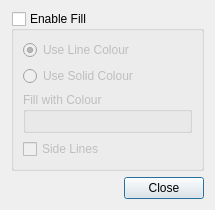
<?xml version="1.0" encoding="UTF-8"?>
<ui version="4.0">
 <class>Dialog</class>
 <widget class="QDialog" name="Dialog">
  <property name="geometry">
   <rect>
    <x>0</x>
    <y>0</y>
    <width>215</width>
    <height>198</height>
   </rect>
  </property>
  <property name="windowTitle">
   <string>Fill Area Dialog</string>
  </property>
  <layout class="QGridLayout" name="gridLayout">
   <item row="0" column="0">
    <widget class="QGroupBox" name="enable_fill_group_box">
     <property name="title">
      <string>Enable Fill</string>
     </property>
     <property name="flat">
      <bool>false</bool>
     </property>
     <property name="checkable">
      <bool>true</bool>
     </property>
     <property name="checked">
      <bool>false</bool>
     </property>
     <layout class="QGridLayout" name="gridLayout_3">
      <item row="0" column="0">
       <layout class="QVBoxLayout" name="vertical_layout">
        <item>
         <widget class="QRadioButton" name="use_line_colour_radio_button">
          <property name="text">
           <string>Use Line Colour</string>
          </property>
          <property name="checked">
           <bool>true</bool>
          </property>
         </widget>
        </item>
        <item>
         <widget class="QRadioButton" name="use_solid_colour_radio_button">
          <property name="text">
           <string>Use Solid Colour</string>
          </property>
         </widget>
        </item>
        <item>
         <widget class="QGroupBox" name="fill_with_colour_group_box">
          <property name="title">
           <string>Fill with Colour</string>
          </property>
          <layout class="QGridLayout" name="gridLayout_2">
           <item row="0" column="0" rowspan="2">
            <layout class="QVBoxLayout" name="vertical_layout_2">
             <item>
              <widget class="QWidget" name="colour_selector_dummy_widget" native="true"/>
             </item>
            </layout>
           </item>
          </layout>
         </widget>
        </item>
       </layout>
      </item>
      <item row="1" column="0">
       <widget class="QCheckBox" name="side_lines_check_box">
        <property name="text">
         <string>Side Lines</string>
        </property>
       </widget>
      </item>
     </layout>
    </widget>
   </item>
   <item row="1" column="0">
    <layout class="QHBoxLayout" name="horizontalLayout">
     <item>
      <spacer name="horizontalSpacer">
       <property name="orientation">
        <enum>Qt::Horizontal</enum>
       </property>
       <property name="sizeHint" stdset="0">
        <size>
         <width>40</width>
         <height>20</height>
        </size>
       </property>
      </spacer>
     </item>
     <item>
      <widget class="QPushButton" name="close_push_button">
       <property name="text">
        <string>Close</string>
       </property>
      </widget>
     </item>
    </layout>
   </item>
  </layout>
 </widget>
 <resources/>
 <connections/>
</ui>
